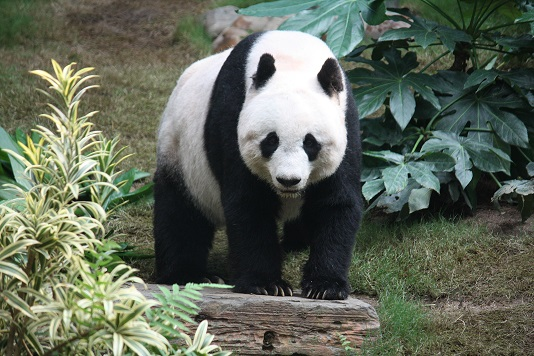
#> input picture src/images/panda.jpg, 534 x 356 px, found by its file name
$ python SegPandaHSV.py
#> lines starting #> are read from the running program, lines starting #| are printed output that depends on the picture; after the words box and inside, x2 and y2 are one past the last pixel; in counts of white or black regions, pixels touching at a corner belong together
import cv2
import numpy as np

# Load image
img_bgr = cv2.imread('.\images\panda.jpg')
#> img_bgr is the input picture: shape (356, 534, 3); mean B, G, R 89.1, 103.8, 96.1

# Convert to HSV
img_hsv = cv2.cvtColor(img_bgr, cv2.COLOR_BGR2HSV)
#> img_hsv: shape (356, 534, 3); mean H, S, V 57.6, 64.1, 106.1

# Separate channels
img_h1 = img_hsv[:,:,0]
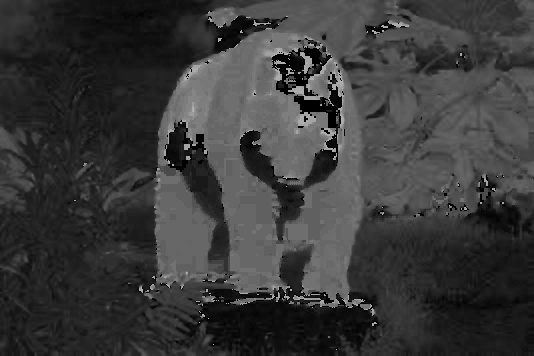
#> img_h1: shape (356, 534); min 0, max 179, mean 57.6
img_s1 = img_hsv[:,:,1]
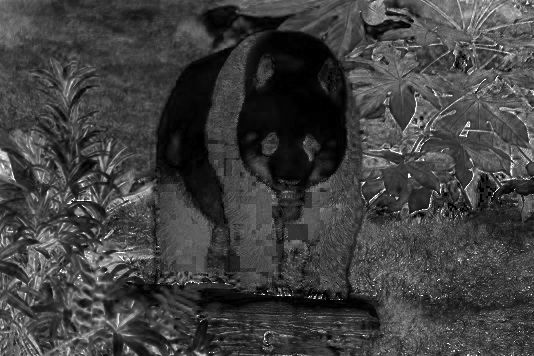
#> img_s1: shape (356, 534); min 0, max 255, mean 64.1
img_v1 = img_hsv[:,:,2]
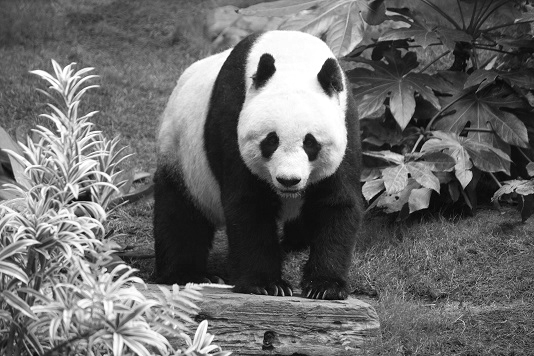
#> img_v1: shape (356, 534); min 0, max 255, mean 106.1

# Threshold
ret1, bin_sat = cv2.threshold(img_s1, 21, 255, cv2.THRESH_BINARY_INV)
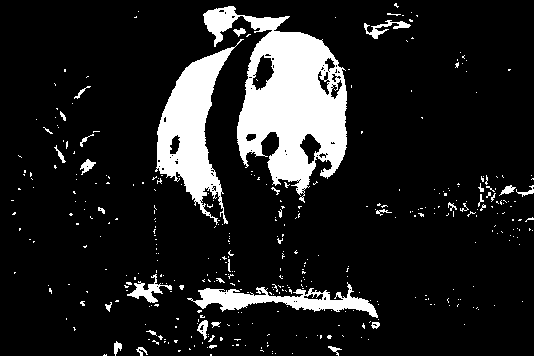
#> bin_sat: shape (356, 534); 13% white; 392 white regions (359 under 20 px), largest, box (x1, y1, x2, y2) and area: (203, 6, 347, 203) 12964, (155, 39, 244, 225) 6144, (187, 282, 378, 318) 2416
ret2, bin_hue = cv2.threshold(img_h1, 100, 255, cv2.THRESH_BINARY)
#> bin_hue: shape (356, 534); 16.8% white; 170 white regions (141 under 20 px), largest, box (x1, y1, x2, y2) and area: (158, 28, 372, 310) 26414, (154, 192, 209, 288) 3064, (207, 8, 238, 28) 363

# Morphological opening
kernel1 = cv2.getStructuringElement(cv2.MORPH_ELLIPSE,(4,4))
bin_sat_op = cv2.morphologyEx(bin_sat, cv2.MORPH_OPEN, kernel1)
#> bin_sat_op: shape (356, 534); 11.2% white; 29 white regions (13 under 20 px), largest, box (x1, y1, x2, y2) and area: (238, 17, 348, 194) 11605, (158, 49, 232, 203) 5817, (197, 289, 378, 318) 2064
bin_hue_op = cv2.morphologyEx(bin_hue, cv2.MORPH_OPEN, kernel1)
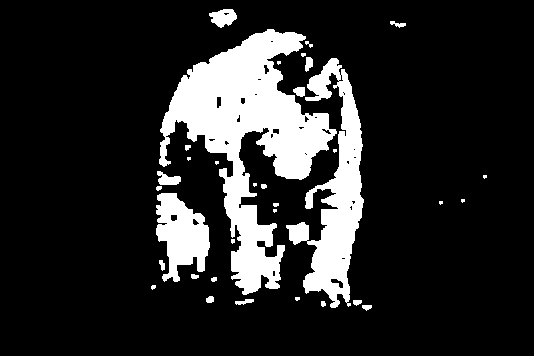
#> bin_hue_op: shape (356, 534); 15.7% white; 34 white regions (13 under 20 px), largest, box (x1, y1, x2, y2) and area: (159, 29, 337, 295) 17739, (286, 58, 364, 308) 7608, (156, 193, 210, 282) 2983

# Mask
mask1 = cv2.bitwise_or(bin_sat,bin_hue)
#> mask1: shape (356, 534); 23.2% white; 339 white regions (298 under 20 px), largest, box (x1, y1, x2, y2) and area: (152, 6, 378, 318) 37302, (127, 192, 209, 303) 3502, (364, 20, 411, 39) 307
mask2 = cv2.bitwise_or(bin_sat_op,bin_hue_op)
#> mask2: shape (356, 534); 21% white; 35 white regions (16 under 20 px), largest, box (x1, y1, x2, y2) and area: (157, 17, 378, 318) 35074, (156, 193, 210, 282) 2983, (205, 7, 237, 44) 718
kernel2 = cv2.getStructuringElement(cv2.MORPH_ELLIPSE,(7,7))
mask3 = cv2.morphologyEx(mask2, cv2.MORPH_CLOSE, kernel2)
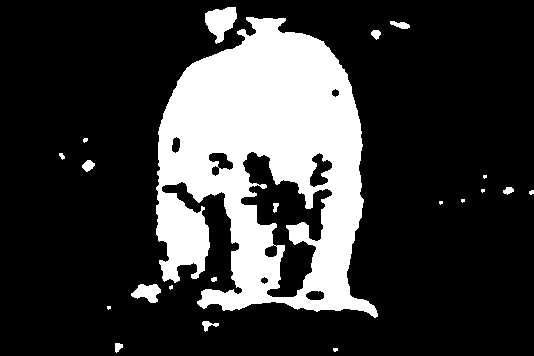
#> mask3: shape (356, 534); 22.1% white; 21 white regions (8 under 20 px), largest, box (x1, y1, x2, y2) and area: (156, 17, 378, 318) 40137, (205, 7, 237, 44) 727, (131, 284, 161, 303) 361

# Bear
bear1 = cv2.bitwise_and(img_bgr,img_bgr, mask=mask1)
bear3 = cv2.bitwise_and(img_bgr,img_bgr, mask=mask3)
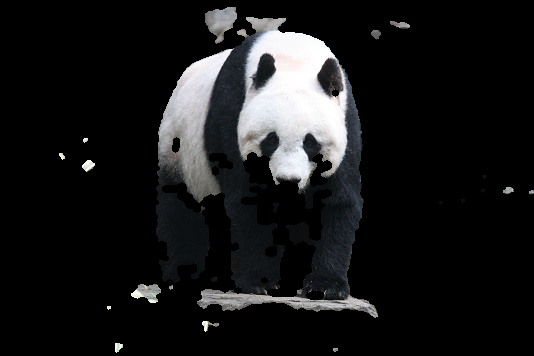
#> bear3: shape (356, 534, 3); mean B, G, R 25.5, 24.9, 24.5

# Display images
cv2.imshow('original',img_bgr)

cv2.imshow('hue HSV',img_h1)
cv2.imshow('saturation HSV',img_s1)
cv2.imshow('value/intensity HSV',img_v1)

#cv2.imshow('hue HLS',img_h2)
#cv2.imshow('luminance HLS',img_l2)
#cv2.imshow('saturation HLS',img_s2)

cv2.imshow('saturation binary',bin_sat)
cv2.imshow('hue binary',bin_hue)
cv2.imshow('binary saturation opening',bin_sat_op)
cv2.imshow('binary hue opening',bin_hue_op)
cv2.imshow('mask1',mask1)
cv2.imshow('mask2',mask2)
cv2.imshow('mask3',mask3)

cv2.imshow('bear 1',bear1)
cv2.imshow('bear 3',bear3)

cv2.waitKey(0)
cv2.destroyAllWindows()
